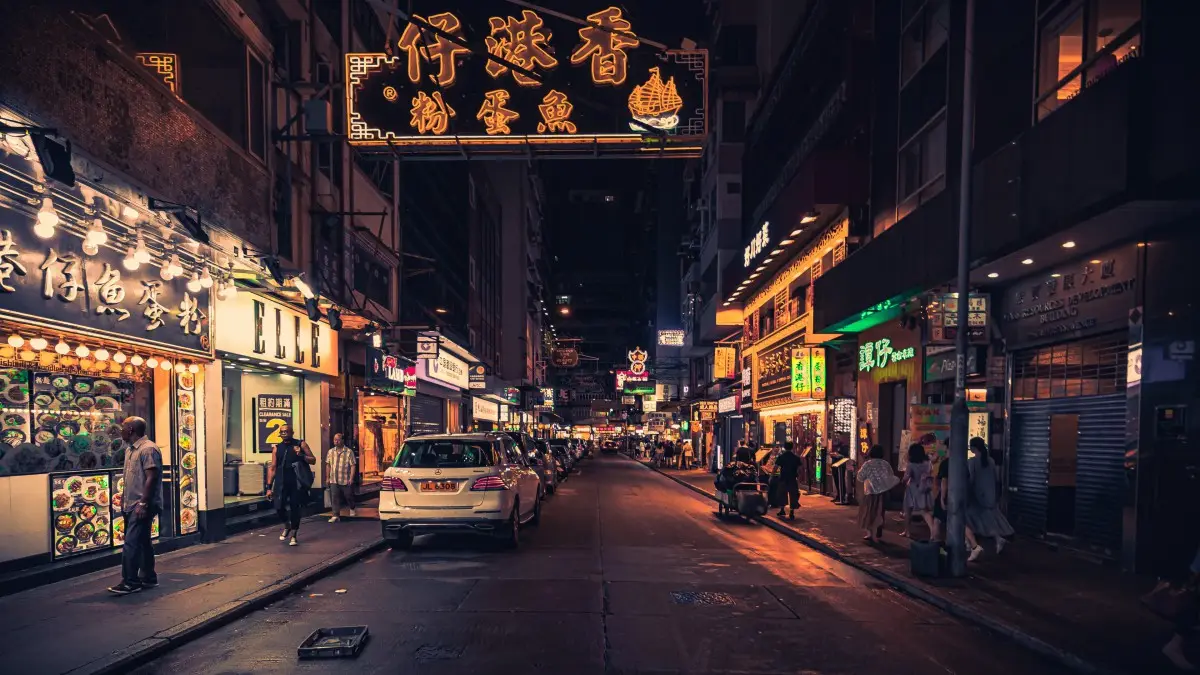
#> input picture img/test.jpg, 1200 x 675 px
$ python -i unet.py   (imports and definitions only)
#> lines starting #> are read from the running program, lines starting #| are printed output that depends on the picture
#! /usr/bin/python3
# -*- coding:utf-8 -*-

'''
@Author : Gabriel
@About :
'''
import colorsys
import copy
import time
import yaml
import numpy as np
import os
from PIL import Image
from nets.unet import Unet as unet


class Unet(object):
    def __init__(self):
        self.config = yaml.load(open('./config/unet_config.yaml',encoding='utf-8'))
        self.__dict__.update(self.config)
        self.generate()

    # [112 lines left out: functions generate, letterbox_img, detect_img, get_FPS, not called in this run]

>>> import cv2
>>> picture = cv2.imread('img/test.jpg', cv2.IMREAD_GRAYSCALE)
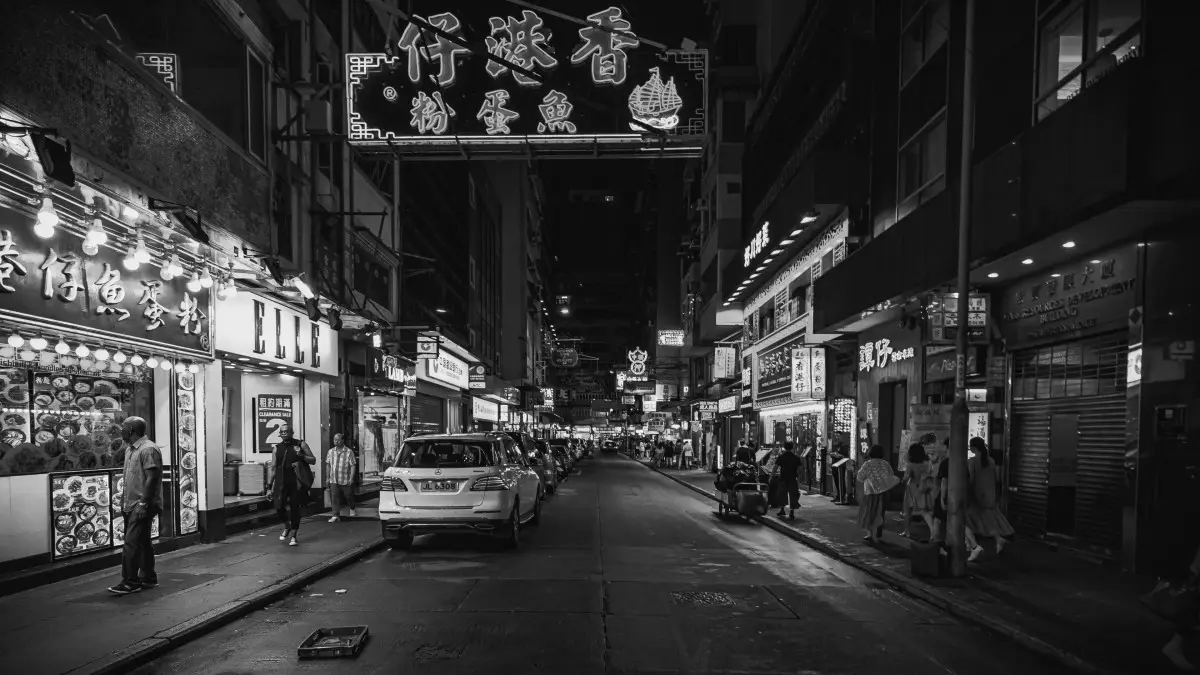
#> picture: shape (675, 1200); min 0, max 254, mean 53.4
#> (the run stopped early here; a loop or call above may not have finished)
